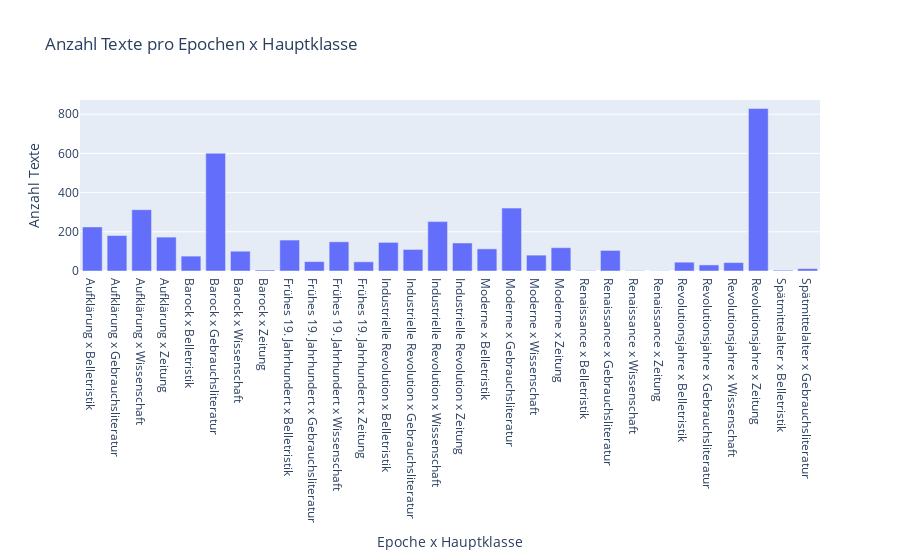

Here is the notebook cell this chart was saved with:
### Markdown cell above
Nun visualisieren wir diese neue Klassifizierung. Sie bildet die Grundlage für das Sampling.

### Code cell
import sqlite3
import pandas as pd
import plotly.graph_objects as go

con = sqlite3.connect("Datenbank.db")
query = """SELECT epochen_genres_strata FROM my_data"""

df = pd.read_sql_query(query, con)

epochen_genres_count = df.groupby("epochen_genres_strata").size().reset_index(name="count")

fig = go.Figure(data=[go.Bar(name="Anzahl Texte als Epochen x Hauptklasse", x=epochen_genres_count["epochen_genres_strata"], y=epochen_genres_count["count"])])

fig.update_layout(
    title="Anzahl Texte pro Epochen x Hauptklasse",
    xaxis_title="Epoche x Hauptklasse",
    yaxis_title="Anzahl Texte",
    hovermode="x"
)

fig.show()

con.close()

### Figure 1 — Plotly figure (JSON) as saved in the notebook; plotly's stock layout.template omitted (floating-point values rounded to 4 significant figures)
{"data": [{"name": "Anzahl Texte als Epochen x Hauptklasse", "type": "bar", "x": ["Aufklärung x Belletristik", "Aufklärung x Gebrauchsliteratur", "Aufklärung x Wissenschaft", "Aufklärung x Zeitung", "Barock x Belletristik", "Barock x Gebrauchsliteratur", "Barock x Wissenschaft", "Barock x Zeitung", "Frühes 19. Jahrhundert x Belletristik", "Frühes 19. Jahrhundert x Gebrauchsliteratur", "Frühes 19. Jahrhundert x Wissenschaft", "Frühes 19. Jahrhundert x Zeitung", "Industrielle Revolution x Belletristik", "Industrielle Revolution x Gebrauchsliteratur", "Industrielle Revolution x Wissenschaft", "Industrielle Revolution x Zeitung", "Moderne x Belletristik", "Moderne x Gebrauchsliteratur", "Moderne x Wissenschaft", "Moderne x Zeitung", "Renaissance x Belletristik", "Renaissance x Gebrauchsliteratur", "Renaissance x Wissenschaft", "Renaissance x Zeitung", "Revolutionsjahre x Belletristik", "Revolutionsjahre x Gebrauchsliteratur", "Revolutionsjahre x Wissenschaft", "Revolutionsjahre x Zeitung", "Spätmittelalter x Belletristik", "Spätmittelalter x Gebrauchsliteratur"], "y": [225, 181, 313, 173, 76, 601, 101, 5, 158, 48, 149, 47, 146, 110, 252, 143, 113, 321, 81, 119, 2, 105, 2, 1, 45, 31, 43, 829, 4, 12]}], "layout": {"hovermode": "x", "title": {"text": "Anzahl Texte pro Epochen x Hauptklasse"}, "xaxis": {"title": {"text": "Epoche x Hauptklasse"}}, "yaxis": {"title": {"text": "Anzahl Texte"}}}}
